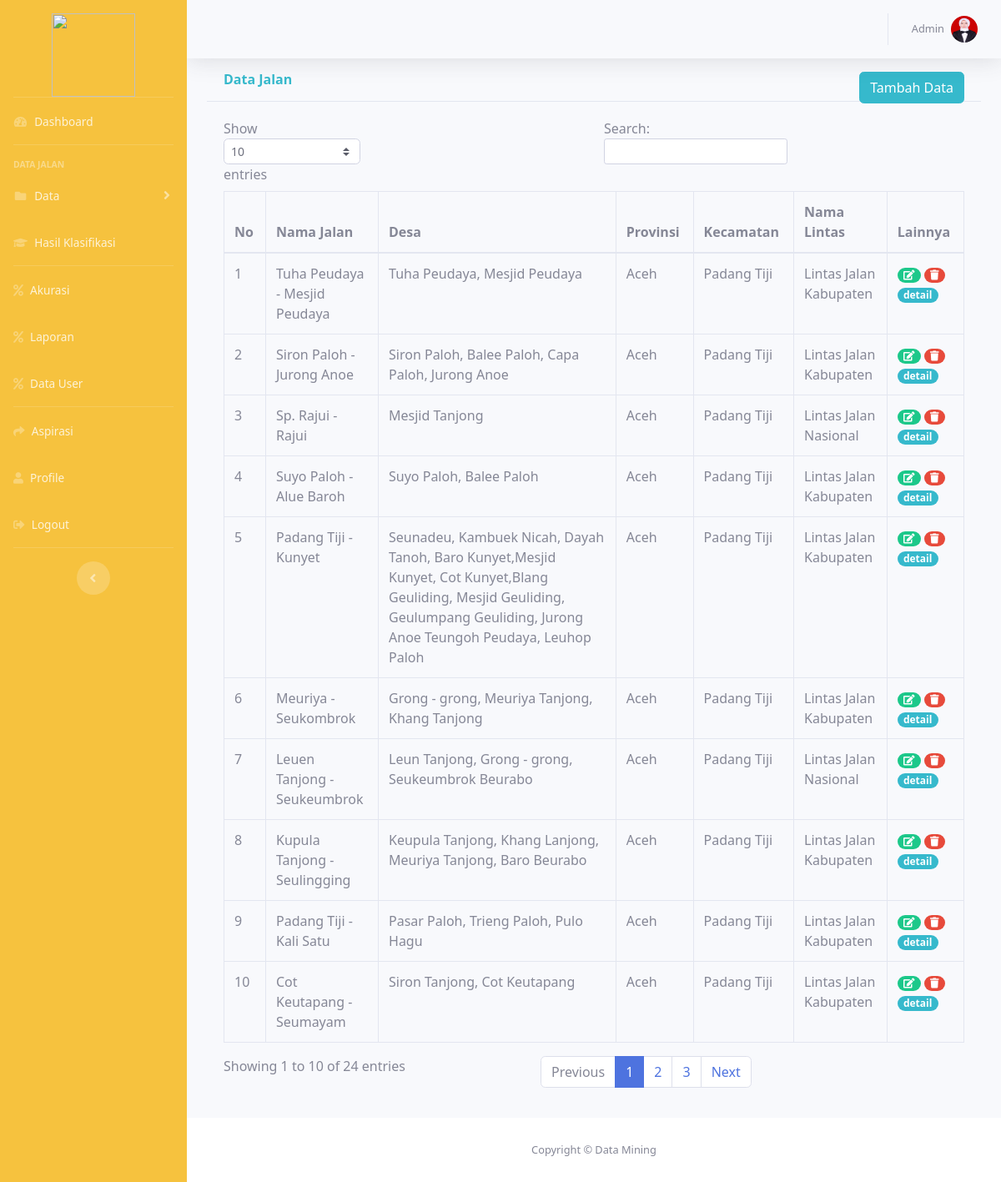
Page /index.php?page=datajalan (signed in) on the committed database.
### tables this page shows
CREATE TABLE `datajalan` (
  `id` varchar(11) NOT NULL,
  `namajalan` varchar(255) NOT NULL,
  `desa` varchar(255) NOT NULL,
  `provinsi` varchar(255) NOT NULL,
  `uradukung` varchar(255) NOT NULL,
  `kecamatan` varchar(255) NOT NULL,
  `namalintas` varchar(255) NOT NULL,
  `panjang` varchar(255) NOT NULL,
  `jnspen` varchar(255) NOT NULL,
  `tanahkrikil` varchar(255) NOT NULL,
  `aspal` varchar(255) NOT NULL,
  `rigit` varchar(255) NOT NULL,
  `thn_pem` varchar(20) NOT NULL,
  `mandor` varchar(255) NOT NULL,
  `gambar1` varchar(25) DEFAULT NULL,
  `gambar2` varchar(25) DEFAULT NULL
);

### koneksi.php (called while the page is built, shortened)
<?php
$conn = mysqli_connect("localhost", "root", "", "mining");
function query($query)
{
	global $conn;
	$result = mysqli_query($conn, $query);
	$rows = [];
	while ($row = mysqli_fetch_assoc($result)) {
		$rows[] = $row;
	}
	return $rows;
}

### Pages/data/datajalan.php (the view, shortened to what this page needs)
<?php
include 'koneksi.php';
include 'Pages/proses/prosesmining.php';
$datajalan = query("SELECT * FROM datajalan ORDER BY id DESC");
?>
<div>
    <?php
    if (isset($success)) {
        $pesan_error = $pesan_success = "";
        if (isset($_GET['pesan_error'])) {
            $pesan_error = $_GET['pesan_error'];
        }
        if (isset($_GET['pesan_success'])) {
            $pesan_success = $_GET['pesan_success'];
        }
        if (!empty($pesan_error)) {
            display_error($pesan_error);
        }
        if (!empty($pesan_success)) {
            display_success($pesan_success);
        }
    ?>
        <div class="container mt-3">
            <div class="row">
                <div class="col-md-12 text-center bg-success">
                    <h1 class="text-white">Hasil Klasifikasi Jalan</h1>
                </div>
            </div>
            <div class="row mt-3 mb-3 card text-center">
                <div class="col-md-12">Kondisi Jalan: <?= $kpk; ?></div>
                <div class="col-md-12">Rule Kondisi pada tabel keutusan : <?= $id_rule_keputusan; ?></div>
            </div>
        </div>
    <?php
    } else {
    ?>
        <div class="card-header py-3">
            <?php
            if ($_SESSION['login']['level'] == '2') : ?>
            <?php else : ?>
                <button type="button" class="btn btn-info float-right" data-toggle="modal" data-target="#exampleModal" data-whatever="@mdo">Tambah Data</button>
            <?php endif; ?>
            <h6 class="m-0 font-weight-bold text-info">Data Jalan</h6>
        </div>
        <div class="card-body">
            <div class="table-responsive">
                <table class="table table-bordered" id="dataTable" width="100%" cellspacing="0">
                    <thead>
                        <tr>
                            <th>No</th>
                            <th>Nama Jalan</th>
                            <th>Desa</th>
                            <th>Provinsi</th>
                            <th>Kecamatan</th>
                            <th>Nama Lintas</th>
                            <th>Lainnya</th>
                        </tr>
                    </thead>
                    <tbody>
                        <?php
                        $no = 1;
                        foreach ($datajalan as $d) :
                        ?>
                            <tr>
                                <td><?php echo $no++; ?></td>
                                <td><?php echo $d['namajalan']; ?></td>
                                <td><?php echo $d['desa']; ?></td>
                                <td><?php echo $d['provinsi']; ?></td>
                                <td><?php echo $d['kecamatan']; ?></td>
                                <td><?php echo $d['namalintas']; ?></td>
                                <?php if ($_SESSION['login']['level'] == '2') : ?>
                                    <td>
                                        <a href="index.php?page=datausulan&id=<?php echo $d['id']; ?>" class="badge badge-pill badge-warning">Usulkan</a>
                                        <a href="index.php?page=detailjalan&id=<?php echo $d['id']; ?>" class="badge badge-pill badge-info">Detail</a>
                                    </td>
                                <?php else : ?>
                                    <td>
                                        <a href="#" class="badge badge-pill badge-success" data-toggle="modal" data-target="#myModal<?= $d['id']; ?>">
                                            <i class="fas fa-edit"></i>
                                        </a>
                                        <a href="index.php?page=datajalan&hapus=<?php echo $d['id']; ?>" class="badge badge-pill badge-danger" onClick="return confirm('Anda yakin akan hapus ?')">
                                            <i class="fas fa-trash"></i>
                                        </a>
                                        <a href="index.php?page=detailjalan&id=<?php echo $d['id']; ?>" class="badge badge-pill badge-info">detail</a>
                                    </td>
                                <?php endif; ?>
                            </tr>
                        <?php
                        endforeach;
                        ?>
                    </tbody>
                </table>
            </div>
        </div>
</div>
<?php } ?>

### Pages/template/header.php (shortened to what this page needs)
<!DOCTYPE html>
<html lang="en">
<head>
    <link href="vendor/fontawesome-free/css/all.min.css" rel="stylesheet" type="text/css">
    <link rel="stylesheet" href="https://maxcdn.bootstrapcdn.com/bootstrap/4.5.2/css/bootstrap.min.css">
    <link href="https://cdnjs.cloudflare.com/ajax/libs/bootstrap-datepicker/1.2.0/css/datepicker.min.css" rel="stylesheet">
    <link href="css/sb-admin-2.min.css" rel="stylesheet">
    <link href="css/custom.css" rel="stylesheet">
</head>
<body id="page-top">
    <div id="wrapper">
        <ul class="navbar-nav bg-warning sidebar sidebar-dark accordion" id="accordionSidebar">
            <a class=" mt-3 justify-content-center">
                <center><img src="img/pnl.png" width="100" height="100"></center>
            </a>
            <hr class="sidebar-divider my-0">
            <li class="nav-item">
                <a class="nav-link" href="index.php?page=dashboard">
                    <i class="fas fa-fw fa-tachometer-alt"></i>
                    <span>Dashboard</span></a>
            </li>
            <hr class="sidebar-divider">
            <?php
            if ($_SESSION['login']['level'] == '2') :
            ?>
                <div class="sidebar-heading">
                    Data Jalan
                </div>
                <li class="nav-item">
                    <a class="nav-link collapsed" href="#" data-toggle="collapse" data-target="#collapsePages" aria-expanded="true" aria-controls="collapsePages">
                        <i class="fas fa-fw fa-folder"></i>
                        <span>Data Jalan</span>
                    </a>
                    <div id="collapsePages" class="collapse" aria-labelledby="headingPages" data-parent="#accordionSidebar">
                        <div class="bg-white py-2 collapse-inner rounded">
                            <h6 class="collapse-header">Data Jalan</h6>
                            <a class="collapse-item" href="index.php?page=datajalan">Data jalan</a>
                            <a class="collapse-item" href="index.php?page=hasilKlasifikasi">Hasil Klasifikasi</a>
                        </div>
                    </div>
                </li>
                <li class="nav-item">
                    <a class="nav-link" href="index.php?page=laporan">
                        <i class="fas fa-percent"></i>
                        <span>Laporan</span></a>
                </li>
            <?php
            elseif ($_SESSION['login']['level'] == '1') :
            ?>
                <div class="sidebar-heading">
                    Data Jalan
                </div>
                <li class="nav-item">
                    <a class="nav-link collapsed" href="#" data-toggle="collapse" data-target="#collapsePages" aria-expanded="true" aria-controls="collapsePages">
                        <i class="fas fa-fw fa-folder"></i>
                        <span>Data</span>
                    </a>
                </li>
                <li class="nav-item">
                    <a class="nav-link" href="index.php?page=hasilKlasifikasi">
                        <i class="fas fa-graduation-cap"></i>
                        <span>Hasil Klasifikasi</span></a>
                </li>
                <hr class="sidebar-divider my-0">
                <li class="nav-item">
                    <a class="nav-link" href="index.php?page=hitungAkurasi">
                        <i class="fas fa-percent"></i>
                        <span>Akurasi</span></a>
                </li>
                <li class="nav-item">
                    <a class="nav-link" href="index.php?page=laporan">
                        <i class="fas fa-percent"></i>
                        <span>Laporan</span></a>
                </li>
                <li class="nav-item">
                    <a class="nav-link" href="index.php?page=registrasi">
                        <i class="fas fa-percent"></i>
                        <span>Data User</span></a>
                </li>
            <?php
            endif;
            ?>
            <hr class="sidebar-divider my-0">
            <li class="nav-item">
                <a class="nav-link" href="index.php?page=aspirasi">
                    <i class="fas fa-share"></i>
                    <span>Aspirasi</span></a>
            </li>
            <li class="nav-item">
                <a class="nav-link" href="index.php?page=profile">
                    <i class="fas fa-user"></i>
                    <span>Profile</span></a>
            </li>
            <li class="nav-item">
                <a class="nav-link" href="#" data-toggle="modal" data-target="#logoutModal">
                    <i class="fas fa-sign-out-alt"></i>
                    <span>Logout</span>
                </a>
            </li>
            <hr class="sidebar-divider d-none d-md-block">
            <div class="text-center d-none d-md-inline">
                <button class="rounded-circle border-0" id="sidebarToggle"></button>
            </div>
        </ul>
        <div id="content-wrapper" class="d-flex flex-column">
            <div id="content">
                <nav class="navbar navbar-expand  navbar-dark bg-black topbar mb-0 static-top shadow">
                    <ul class="navbar-nav ml-auto">
                        <li class="nav-item dropdown no-arrow">
                            <a class="nav-link dropdown-toggle" href="#" id="userDropdown" role="button" data-toggle="dropdown" aria-haspopup="true" aria-expanded="false">
                                <span class="mr-2 d-none d-lg-inline text-gray-600 small"><?php echo $_SESSION['login']['nama']; ?></span>
                                <img class="img-profile rounded-circle" src="img/<?= $_SESSION['login']['gambar']; ?>">
                            </a>
                        </li>
                    </ul>
                </nav>
                <div class="main-panel">

### index.php
<?php
include "Pages/template/header.php";
?>
<div class="container-fluid">
  <?php
  if (isset($_GET['page'])) {
    if ($_GET['page'] == "admin") {
      include 'admin.php';
    } elseif ($_GET['page'] == "datatraining") {
      include 'Pages/data/datatraining.php';
    } elseif ($_GET['page'] == "tampilusulan") {
      include 'Pages/data/tampil_datausulan.php';
    } elseif ($_GET['page'] == "dataMasyarakat") {
      include 'Pages/data/masyarakat.php';
    } elseif ($_GET['page'] == "pohonKeputusan") {
      include 'Pages/proses/pohonKeputusan.php';
    } elseif ($_GET['page'] == "hasilKlasifikasi") {
      include 'Pages/proses/hasilKlasifikasi.php';
    } elseif ($_GET['page'] == "tampilklasifikasi") {
      include 'Pages/proses/tampil_hasil_klasifikasi.php';
    } elseif ($_GET['page'] == "hitungAkurasi") {
      include 'Pages/proses/hitungAkurasi.php';
    } elseif ($_GET['page'] == "mining") {
      include 'Pages/data/mining.php';
    } elseif ($_GET['page'] == "datajalan") {
      include 'Pages/data/datajalan.php';
    } elseif ($_GET['page'] == "datausulan") {
      include 'Pages/data/datausulan.php';
    } elseif ($_GET['page'] == "dashboard") {
      include 'Pages/dashboard.php';
    } elseif ($_GET['page'] == "aspirasi") {
      include 'Pages/aspirasi/aspirasi.php';
    } elseif ($_GET['page'] == "detailjalan") {
      include 'Pages/data/detailjalan.php';
    } elseif ($_GET['page'] == "profile") {
      include 'Pages/profile/profile.php';
    } elseif ($_GET['page'] == "ubahprofile") {
      include 'Pages/profile/ubahprofile.php';
    } elseif ($_GET['page'] == "registrasi") {
      include 'Pages/login/registrasi.php';
    } elseif ($_GET['page'] == "laporan") {
      include 'Pages/laporan/laporan.php';
    } elseif ($_GET['page'] == "logout") {
      $_SESSION = [];
      session_unset();
      session_destroy();
      echo "<script>location='Pages/halamanUtama/index.php';</script>";
    }
  } else {
    include 'Pages/dashboard.php';
  }
  ?>
</div>
<?php
include "Pages/template/footer.php";
?>

### Pages/template/footer.php (shortened to what this page needs)
</div>
<footer class="sticky-footer bg-white">
    <div class="container my-auto">
        <div class="copyright text-center my-auto">
            <span>Copyright &copy; Data Mining</span>
        </div>
    </div>
</footer>
</div>
</div>
</body>
</html>

### css/custom.css (style rules this page uses)
body { font-family: 'Segoe UI', Tahoma, Geneva, Verdana, sans-serif; }

### rows in the picture
datajalan: namajalan "Tuha Peudaya - Mesjid Peudaya", desa "Tuha Peudaya, Mesjid Peudaya", provinsi "Aceh", kecamatan "Padang Tiji", namalintas "Lintas Jalan Kabupaten"
datajalan: namajalan "Siron Paloh - Jurong Anoe", desa "Siron Paloh, Balee Paloh, Capa Paloh, Jurong Anoe", provinsi "Aceh", kecamatan "Padang Tiji", namalintas "Lintas Jalan Kabupaten"
datajalan: namajalan "Sp. Rajui - Rajui", desa "Mesjid Tanjong", provinsi "Aceh", kecamatan "Padang Tiji", namalintas "Lintas Jalan Nasional"
datajalan: namajalan "Suyo Paloh - Alue Baroh", desa "Suyo Paloh, Balee Paloh", provinsi "Aceh", kecamatan "Padang Tiji", namalintas "Lintas Jalan Kabupaten"
datajalan: namajalan "Padang Tiji - Kunyet", desa "Seunadeu, Kambuek Nicah, Dayah Tanoh, Baro Kunyet,Mesjid Kunyet, Cot Kunyet,Blang Geuliding, Mesjid Geuliding, Geulumpang Geuliding, Jurong Anoe Teungoh Peudaya, Leuhop Paloh", provinsi "Aceh", kecamatan "Padang Tiji", namalintas "Lintas Jalan Kabupaten"
datajalan: namajalan "Meuriya - Seukombrok", desa "Grong - grong, Meuriya Tanjong, Khang Tanjong", provinsi "Aceh", kecamatan "Padang Tiji", namalintas "Lintas Jalan Kabupaten"
datajalan: namajalan "Leuen Tanjong - Seukeumbrok", desa "Leun Tanjong, Grong - grong, Seukeumbrok Beurabo", provinsi "Aceh", kecamatan "Padang Tiji", namalintas "Lintas Jalan Nasional"
datajalan: namajalan "Kupula Tanjong - Seulingging", desa "Keupula Tanjong, Khang Lanjong, Meuriya Tanjong, Baro Beurabo", provinsi "Aceh", kecamatan "Padang Tiji", namalintas "Lintas Jalan Kabupaten"
datajalan: namajalan "Padang Tiji - Kali Satu", desa "Pasar Paloh, Trieng Paloh, Pulo Hagu", provinsi "Aceh", kecamatan "Padang Tiji", namalintas "Lintas Jalan Kabupaten"
datajalan: namajalan "Cot Keutapang - Seumayam", desa "Siron Tanjong, Cot Keutapang", provinsi "Aceh", kecamatan "Padang Tiji", namalintas "Lintas Jalan Kabupaten"

### other values in the picture
$_SESSION['login']['nama'] "Admin"
